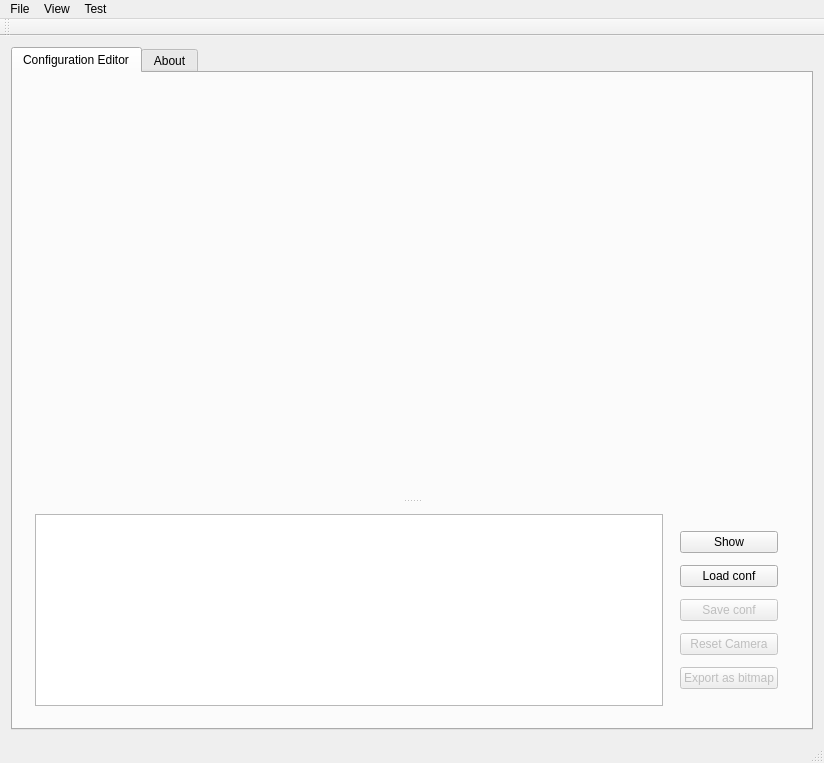
<?xml version="1.0" encoding="UTF-8"?>
<ui version="4.0">
 <class>Rofiapp_MainWindow</class>
 <widget class="QMainWindow" name="Rofiapp_MainWindow">
  <property name="geometry">
   <rect>
    <x>0</x>
    <y>0</y>
    <width>824</width>
    <height>763</height>
   </rect>
  </property>
  <property name="sizePolicy">
   <sizepolicy hsizetype="MinimumExpanding" vsizetype="MinimumExpanding">
    <horstretch>0</horstretch>
    <verstretch>0</verstretch>
   </sizepolicy>
  </property>
  <property name="windowTitle">
   <string>RoFI User Application</string>
  </property>
  <property name="windowIcon">
   <iconset resource="rofiapp_resources.qrc">
    <normaloff>:/rofiapp/rofi-icona.png</normaloff>:/rofiapp/rofi-icona.png</iconset>
  </property>
  <widget class="QWidget" name="centralWidget">
   <property name="sizePolicy">
    <sizepolicy hsizetype="Expanding" vsizetype="Expanding">
     <horstretch>0</horstretch>
     <verstretch>0</verstretch>
    </sizepolicy>
   </property>
   <layout class="QVBoxLayout" name="verticalLayout">
    <item>
     <widget class="QTabWidget" name="tabWidget">
      <property name="currentIndex">
       <number>0</number>
      </property>
      <widget class="QWidget" name="tab_conf">
       <property name="sizePolicy">
        <sizepolicy hsizetype="Maximum" vsizetype="Maximum">
         <horstretch>0</horstretch>
         <verstretch>0</verstretch>
        </sizepolicy>
       </property>
       <attribute name="title">
        <string>Configuration Editor</string>
       </attribute>
       <layout class="QGridLayout" name="gridLayout_2">
        <item row="0" column="1">
         <layout class="QGridLayout" name="gridLayout">
          <item row="0" column="0">
           <widget class="QSplitter" name="splitter">
            <property name="sizePolicy">
             <sizepolicy hsizetype="Expanding" vsizetype="Expanding">
              <horstretch>0</horstretch>
              <verstretch>0</verstretch>
             </sizepolicy>
            </property>
            <property name="maximumSize">
             <size>
              <width>16777215</width>
              <height>16777215</height>
             </size>
            </property>
            <property name="orientation">
             <enum>Qt::Vertical</enum>
            </property>
            <widget class="QVTKWidget" name="qvtkWidget">
             <property name="sizePolicy">
              <sizepolicy hsizetype="Expanding" vsizetype="Expanding">
               <horstretch>0</horstretch>
               <verstretch>2</verstretch>
              </sizepolicy>
             </property>
             <property name="minimumSize">
              <size>
               <width>0</width>
               <height>0</height>
              </size>
             </property>
            </widget>
            <widget class="QWidget" name="horizontalLayoutWidget">
             <layout class="QHBoxLayout" name="horizontalLayout_2">
              <item>
               <widget class="QPlainTextEdit" name="configTextWindow">
                <property name="sizePolicy">
                 <sizepolicy hsizetype="Expanding" vsizetype="Preferred">
                  <horstretch>0</horstretch>
                  <verstretch>1</verstretch>
                 </sizepolicy>
                </property>
                <property name="plainText">
                 <string/>
                </property>
               </widget>
              </item>
              <item>
               <widget class="QWidget" name="widget" native="true">
                <layout class="QGridLayout" name="gridLayout_3">
                 <item row="2" column="0">
                  <widget class="QPushButton" name="saveConf">
                   <property name="enabled">
                    <bool>false</bool>
                   </property>
                   <property name="text">
                    <string>Save conf</string>
                   </property>
                  </widget>
                 </item>
                 <item row="4" column="0">
                  <widget class="QPushButton" name="exportConf">
                   <property name="enabled">
                    <bool>false</bool>
                   </property>
                   <property name="text">
                    <string>Export as bitmap</string>
                   </property>
                  </widget>
                 </item>
                 <item row="1" column="0">
                  <widget class="QPushButton" name="loadConf">
                   <property name="text">
                    <string>Load conf</string>
                   </property>
                  </widget>
                 </item>
                 <item row="0" column="0">
                  <widget class="QPushButton" name="showConf">
                   <property name="enabled">
                    <bool>true</bool>
                   </property>
                   <property name="text">
                    <string>Show</string>
                   </property>
                  </widget>
                 </item>
                 <item row="3" column="0">
                  <widget class="QPushButton" name="resetCamera">
                   <property name="enabled">
                    <bool>false</bool>
                   </property>
                   <property name="text">
                    <string>Reset Camera</string>
                   </property>
                  </widget>
                 </item>
                </layout>
               </widget>
              </item>
             </layout>
            </widget>
           </widget>
          </item>
         </layout>
        </item>
       </layout>
      </widget>
      <widget class="QWidget" name="tab_about">
       <attribute name="title">
        <string>About</string>
       </attribute>
       <layout class="QGridLayout" name="gridLayout_5">
        <item row="0" column="0">
         <layout class="QGridLayout" name="gridLayout_4">
          <item row="0" column="0">
           <widget class="QLabel" name="aboutLabel">
            <property name="text">
             <string/>
            </property>
            <property name="pixmap">
             <pixmap resource="rofiapp_resources.qrc">:/rofiapp/rofi-logo-2row-black.svg</pixmap>
            </property>
            <property name="scaledContents">
             <bool>false</bool>
            </property>
            <property name="alignment">
             <set>Qt::AlignCenter</set>
            </property>
           </widget>
          </item>
          <item row="1" column="0">
           <widget class="QLabel" name="aboutLabel2">
            <property name="text">
             <string>http://ro.fi.muni.cz</string>
            </property>
            <property name="alignment">
             <set>Qt::AlignCenter</set>
            </property>
           </widget>
          </item>
         </layout>
        </item>
       </layout>
      </widget>
     </widget>
    </item>
   </layout>
  </widget>
  <widget class="QMenuBar" name="menuBar">
   <property name="geometry">
    <rect>
     <x>0</x>
     <y>0</y>
     <width>824</width>
     <height>24</height>
    </rect>
   </property>
   <widget class="QMenu" name="menuFile">
    <property name="title">
     <string>File</string>
    </property>
    <addaction name="actionQuit"/>
   </widget>
   <widget class="QMenu" name="menuView">
    <property name="title">
     <string>View</string>
    </property>
    <addaction name="actionToggle_full_screen"/>
    <addaction name="actionChange_background"/>
   </widget>
   <widget class="QMenu" name="menuTest">
    <property name="title">
     <string>Test</string>
    </property>
    <addaction name="actionShow_sphere"/>
   </widget>
   <addaction name="menuFile"/>
   <addaction name="menuView"/>
   <addaction name="menuTest"/>
  </widget>
  <widget class="QToolBar" name="mainToolBar">
   <attribute name="toolBarArea">
    <enum>TopToolBarArea</enum>
   </attribute>
   <attribute name="toolBarBreak">
    <bool>false</bool>
   </attribute>
  </widget>
  <widget class="QStatusBar" name="statusBar"/>
  <action name="actionQuit">
   <property name="text">
    <string>Quit</string>
   </property>
   <property name="shortcut">
    <string>Ctrl+Q</string>
   </property>
  </action>
  <action name="actionToggle_full_screen">
   <property name="text">
    <string>Toggle full screen</string>
   </property>
   <property name="shortcut">
    <string>Ctrl+F</string>
   </property>
  </action>
  <action name="actionChange_background">
   <property name="text">
    <string>Change background</string>
   </property>
   <property name="shortcut">
    <string>Ctrl+B</string>
   </property>
  </action>
  <action name="actionShow_sphere">
   <property name="text">
    <string>Show sphere</string>
   </property>
  </action>
 </widget>
 <layoutdefault spacing="6" margin="11"/>
 <customwidgets>
  <customwidget>
   <class>QVTKWidget</class>
   <extends>QWidget</extends>
   <header>QVTKWidget.h</header>
  </customwidget>
 </customwidgets>
 <resources>
  <include location="rofiapp_resources.qrc"/>
 </resources>
 <connections/>
</ui>
